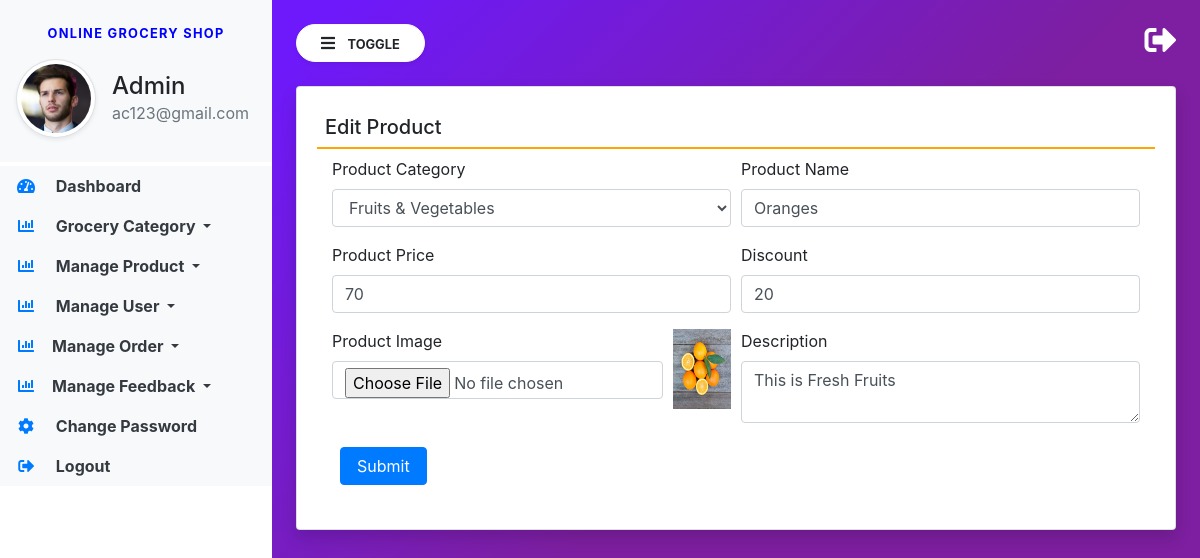
Page /edit-product/7/ (signed in) on the committed database.
### groceryapp/models.py (models this page shows, shortened)
class Product(models.Model):
    category = models.ForeignKey(Category, on_delete=models.CASCADE, null=True, blank=True)
    name = models.CharField(max_length=100, null=True, blank=True)
    image = models.FileField(null=True, blank=True)
    description = models.TextField(null=True, blank=True)
    price = models.CharField(max_length=100, null=True, blank=True)
    discount = models.CharField(max_length=100, null=True, blank=True)
    updated = models.DateTimeField(auto_now=True)
    created = models.DateTimeField(auto_now_add=True)

class Category(models.Model):
    name = models.CharField(max_length=100, null=True, blank=True)
    created = models.DateTimeField(auto_now_add=True)

### groceryapp/views.py (the view, shortened to what this page needs)
# urls.py: path('edit-product/<int:pid>/', edit_product, name="edit_product"),
def edit_product(request, pid):
    if not request.user.is_staff:
        return redirect('admin_login')
    product = Product.objects.get(id=pid)
    category = Category.objects.all()
    return render(request, 'edit_product.html', locals())

### groceryapp/templates/edit_product.html (shortened to what this page needs)
{% extends 'admin_base.html' %}
{% block main %}
<div class="card shadow">
    <div class="card-body">
        <h5 class="p-2" style="border-bottom: 2px solid orange;">Edit Product</h5>
        <div class="container-fluid">
            <form action="" method="post" enctype="multipart/form-data">
                <div class="form-row">
                    <div class="col-sm-6">
                        <div class="form-group">
                            <label>Product Category</label>
                            <select name="category" class="form-control" required>
                                {% for i in category %}
                                <option value="{{i.id}}" {% if i.id == product.category.id %}selected{% endif %}>{{i.name}}</option>
                                {% endfor %}
                            </select>
                        </div>
                    </div>
                    <div class="col-sm-6">
                        <div class="form-group">
                            <label>Product Name</label>
                            <input type="text" name="name" class="form-control" value="{{product.name}}" placeholder="Category Name">
                        </div>
                    </div>
                    <div class="col-sm-6">
                        <div class="form-group">
                            <label>Product Price</label>
                            <input type="text" name="price" class="form-control" value="{{product.price}}" placeholder="Product Price">
                        </div>
                    </div>
                    <div class="col-sm-6">
                        <div class="form-group">
                            <label>Discount</label>
                            <input type="text" name="discount" class="form-control" value="{{product.discount}}" placeholder="Apply Discount">
                        </div>
                    </div>
                    <div class="col-sm-5">
                        <div class="form-group">
                            <label>Product Image</label>
                            <input type="file" name="image" class="form-control">
                        </div>
                    </div>
                    <div class="col-sm-1">
                        <img src="{{product.image.url}}" style="width:100%;height:80px">
                    </div>
                    <div class="col-sm-6">
                        <div class="form-group">
                            <label>Description</label>
                            <textarea name="desc" class="form-control" placeholder="write description here">{{product.description}}</textarea>
                        </div>
                    </div>
                </div>
                <input type="submit" value="Submit" class="m-2 px-3 btn btn-primary">
            </form>
        </div>
    </div>
</div>
{% endblock %}

### groceryapp/templates/admin_base.html (shortened to what this page needs)
{% load static %}
<html lang="en">
<head>
    <link rel="stylesheet" href="https://maxcdn.bootstrapcdn.com/bootstrap/4.3.1/css/bootstrap.min.css">
    <link rel="stylesheet" href="https://use.fontawesome.com/releases/v5.6.3/css/all.css"
>
    <link rel="stylesheet" type="text/css" href="{% static 'css/sidebar.css' %}">
</head>
<body>
<div class="vertical-nav bg-white" id="sidebar">
    <div class="py-4 px-3 mb-1 bg-light">
        <p class="font-weight-bold text-uppercase px-3 small dashboard-text text-center">Online Grocery Shop</p>
        <div class="media d-flex align-items-center">
            <img src="{% static 'images/pic-3.png' %}" width="80" height="80"
                 class="mr-3 rounded-circle img-thumbnail shadow-sm">
            <div class="media-body">
                <h4 class="mb-0">Admin</h4>
                <p class="text-muted mb-0">{{request.user.email}}</p>
            </div>
        </div>
    </div>
    <ul class="nav flex-column bg-white">
        <li class="nav-item">
            <a href="/admindashboard/" class="nav-link text-dark bg-light">
                <i class="fas fa-tachometer-alt fa-fw mr-3 text-primary"></i>
                Dashboard
            </a>
        </li>
        <li class="nav-item dropdown">
            <a class="nav-link dropdown-toggle text-dark bg-light" href="#" id="navbardrop" data-toggle="dropdown">
                <i class="fas fa-chart-bar mr-3 text-primary fa-fw"></i> Grocery Category
            </a>
        </li>
        <li class="nav-item dropdown">
            <a class="nav-link dropdown-toggle text-dark bg-light" href="#" id="navbardrop" data-toggle="dropdown">
                <i class="fas fa-chart-bar mr-3 text-primary fa-fw"></i> Manage Product
            </a>
        </li>
        <li class="nav-item dropdown">
            <a class="nav-link dropdown-toggle text-dark bg-light" href="#" id="navbardrop" data-toggle="dropdown">
                <i class="fas fa-chart-bar mr-3 text-primary fa-fw"></i> Manage User
            </a>
        </li>
        <li class="nav-item dropdown">
            <a class="nav-link dropdown-toggle text-dark bg-light" href="#" id="navbardrop" data-toggle="dropdown">
                <i class="fas fa-chart-bar mr-3 text-primary fa-fw"></i>Manage Order
            </a>
        </li>
        <li class="nav-item dropdown">
            <a class="nav-link dropdown-toggle text-dark bg-light" href="#" id="navbardrop" data-toggle="dropdown">
                <i class="fas fa-chart-bar mr-3 text-primary fa-fw"></i>Manage Feedback
            </a>
        </li>
        <li class="nav-item">
            <a href="/admin-change-password/" class="nav-link text-dark bg-light">
                <i class="fas fa-cog mr-3 text-primary fa-fw"></i>
                Change Password
            </a>
        </li>
        <li class="nav-item">
            <a href="/logout/" class="nav-link text-dark bg-light">
                <i class="fas fa-sign-out-alt mr-3 text-primary fa-fw"></i>
                Logout
            </a>
        </li>
    </ul>
</div>
<div class="page-content p-4" id="content">
    <a href="/logout/" title="logout" class="float-right text-white"><i class="fas fa-sign-out-alt fa-2x"></i></a>
    <button id="sidebarCollapse" type="button" class="btn btn-light bg-white rounded-pill shadow-sm px-4 mb-4">
        <i class="fas fa-bars mr-2"></i>
        <small class="text-uppercase font-weight-bold">Toggle</small>
    </button>
    {% block main %}
    {% endblock %}
</div>
</body>
</html>

### groceryapp/static/css/sidebar.css (style rules this page uses)
body { background-image : linear-gradient(135.9deg,rgba(109,25,252,1) 16.4%,rgba(125,31,160,1) 56.1%); min-height:100vh; }
.vertical-nav { min-width : 17rem; width : 17rem; height:100vh; position:fixed; top:0; left:0; transition: all 0.4s; }
.page-content { width:calc(100% - 17rem); margin-left:17rem; transition:all 0.4s; }
.dashboard-text { letter-spacing : 0.1em; color : blue; }
.nav-link { font-weight : bold; }

### rows in the picture
Product: category "Fruits & Vegetables", name "Oranges", price "70", discount "20", image (picture), desc "This is Fresh Fruits"

### other values in the picture
{{ request.user.email }} "ac123@gmail.com"
